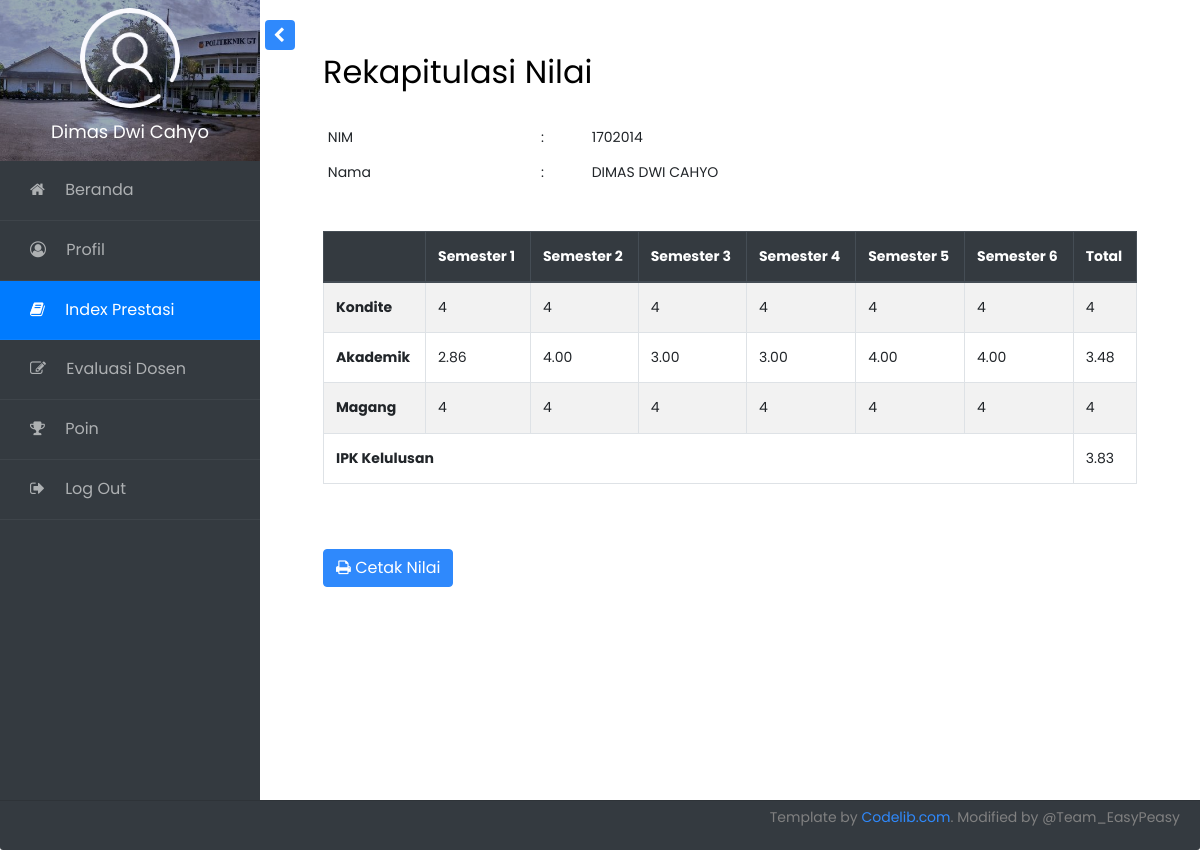
The app's page /index-prestasi/index.php (signed in) with its own data.
### tables this page shows
CREATE TABLE `mahasiswa` (
  `nim` int(11) NOT NULL,
  `nama` text NOT NULL,
  `jeniskelamin` text NOT NULL,
  `programstudi` text NOT NULL,
  `tempatlahir` text NOT NULL,
  `tanggallahir` date NOT NULL,
  `tahunmasuk` int(11) NOT NULL,
  `status` text NOT NULL,
  `kelas` text NOT NULL,
  `password` text NOT NULL,
  `pembimbing` text NOT NULL
);

CREATE TABLE `nilaiakademik` (
  `id` int(11) NOT NULL,
  `nim` int(11) NOT NULL,
  `nama` text NOT NULL,
  `uts` text NOT NULL,
  `uas` text NOT NULL,
  `tugas` text NOT NULL,
  `kuis` text NOT NULL,
  `akhir` text NOT NULL,
  `huruf` text NOT NULL,
  `angka` double NOT NULL,
  `kodemk` text NOT NULL,
  `namamk` text NOT NULL,
  `sks` int(11) NOT NULL,
  `tahunakademik` int(11) NOT NULL,
  `prodi` text NOT NULL,
  `dosen` text NOT NULL,
  `kelas` text NOT NULL,
  `status` text NOT NULL,
  `statusmk` text NOT NULL
);

### config/functions.php (called while the page is built, shortened)
<?php
	$koneksi = mysqli_connect("localhost","root","","sisfo");
	function query($query) {
		global $koneksi;
		$hasil = mysqli_query($koneksi, $query);
		$rows = [];
		while ($row = mysqli_fetch_assoc($hasil)) {
			$rows[] = $row;
		}
		return $rows;
	}
	function cari($keyword){
		$query = "SELECT nama,tahunmasuk FROM mahasiswa WHERE nim = '$keyword'";
		return query($query);
	}
	function panggilNama($nim){
		 if(isset($nim)){
		   $mahasiswa = cari($nim);
		 }
		$namaMahasiswa = $mahasiswa[0]['nama'];
		return $namaMahasiswa;
	}
	function panggilTahun($nim){
		 if(isset($nim)){
		   $mahasiswa = cari($nim);
		 }
		$tahunMasuk = $mahasiswa[0]['tahunmasuk'];
		return $tahunMasuk;
	}
?>

### index-prestasi/index.php (the view, shortened to what this page needs)
<?php
      require '../config/functions.php';
      $nim = $_SESSION['nim'];
      $namaMahasiswa = panggilNama($nim);
      $tahunMasuk = panggilTahun($nim);
      $smt1 = $tahunMasuk . 1;
      $smt2 = $smt1 +1;
      $smt3 = $tahunMasuk +1;
      $smt3 .=1;
      $smt4 = $smt3 +1;
      $smt5 = $tahunMasuk+2;
      $smt5 .=1;
      $smt6 = $smt5 +1;
      $mutu1 = 0.0;
      $jmlsks1 = 0;
      $ipk = query("SELECT * FROM `nilaiakademik` WHERE `nim` = $nim && `tahunakademik`= $smt1");
      foreach ($ipk as $index => $ip) {
            $nim = $ip['nim'];
            $nama = $ip['nama'];
            $mutu1 += $ip['angka']*$ip['sks'];
            $jmlsks1 += $ip['sks'];
          }
      $ip1 = $mutu1/$jmlsks1;
      $ip1 = number_format($ip1,2);
      $mutu2 = 0.0;
      $jmlsks2 = 0;
      $ipk = query("SELECT nim,nama,angka,sks FROM `nilaiakademik` WHERE `nim` = '$nim' && `tahunakademik`= '$smt2'");
      foreach ($ipk as $index => $ip) {
            $mutu2 += $ip['angka']*$ip['sks'];
            $jmlsks2 += $ip['sks'];
          }
      $ip2 = $mutu2/$jmlsks2;
      $ip2 = number_format($ip2,2);
      $mutu3 = 0.0;
      $jmlsks3 = 0;
      $ipk = query("SELECT nim,nama,angka,sks FROM `nilaiakademik` WHERE `nim` = '$nim' && `tahunakademik`= '$smt3'");
      foreach ($ipk as $index => $ip) {
            $mutu3 += $ip['angka']*$ip['sks'];
            $jmlsks3 += $ip['sks'];
          }
      $ip3 = $mutu3/$jmlsks3;
      $ip3 = number_format($ip3,2);
      $mutu4 = 0.0;
      $jmlsks4 = 0;
      $ipk = query("SELECT nim,nama,angka,sks FROM `nilaiakademik` WHERE `nim` = '$nim' && `tahunakademik`= '$smt4'");
      foreach ($ipk as $index => $ip) {
            $mutu4 += $ip['angka']*$ip['sks'];
            $jmlsks4 += $ip['sks'];
          }
      $ip4 = $mutu4/$jmlsks4;
      $ip4 = number_format($ip4,2);
      $mutu5 = 0.0;
      $jmlsks5 = 0;
      $ipk = query("SELECT nim,nama,angka,sks FROM `nilaiakademik` WHERE `nim` = '$nim' && `tahunakademik`= '$smt5'");
      foreach ($ipk as $index => $ip) {
            $mutu5 += $ip['angka']*$ip['sks'];
            $jmlsks5 += $ip['sks'];
          }
      $ip5 = $mutu5/$jmlsks5;
      $ip5 = number_format($ip5,2);
      $mutu6 = 0.0;
      $jmlsks6 = 0;
      $ipk = query("SELECT nim,nama,angka,sks FROM `nilaiakademik` WHERE `nim` = '$nim' && `tahunakademik`= '$smt6'");
      foreach ($ipk as $index => $ip) {
            $mutu6 += $ip['angka']*$ip['sks'];
            $jmlsks6 += $ip['sks'];
          }
      $ip6 = $mutu6/$jmlsks6;
      $ip6 = number_format($ip6,2);
      $ipkum = [$ip1,$ip2,$ip3,$ip4,$ip5,$ip6,];
      $ipksem = array_sum($ipkum)/count($ipkum);
      $ipksem = number_format($ipksem,2);
?>
<!doctype html>
<html lang="en">
  <head>
		<link rel="stylesheet" href="https://stackpath.bootstrapcdn.com/bootstrap/4.4.1/css/bootstrap.min.css">
		<link rel="stylesheet" href="https://stackpath.bootstrapcdn.com/font-awesome/4.7.0/css/font-awesome.min.css">
		<link rel="stylesheet" href="/proyek-sisfo/css/style.css">
  </head>
  <body>
		<div class="wrapper d-flex align-items-stretch">
      <?php include '../_PARTIAL/sidebar.php';?>
      <div class="container">
      <div id="content" class="p-4 p-md-5 pt-5">
        <h2 class="mb-4">Rekapitulasi Nilai</h2>
    <div class="table-responsive">
      <table class="table  table-sm table-borderless">
            <tr>
            <td>NIM</td>
            <td>:</td>
            <td><?= $nim?></td>
          </tr>
          <tr>
            <td>Nama</td>
            <td>:</td>
            <td><?= $nama?></td>
          </tr>
          </table>
          <br>
          <table class="table table-striped table-hover table-bordered">
          <caption></caption>
            <thead class="thead-dark">
            <tr>
              <th scope="col"></th>
              <th scope="col"><a class="text-decoration-none text-white" href="/proyek-sisfo/khs?tahunakademik=<?=$smt1;?>">Semester 1</a></th>
              <th scope="col"><a class="text-decoration-none text-white" href="/proyek-sisfo/khs?tahunakademik=<?=$smt2;?>">Semester 2</a></th>
              <th scope="col"><a class="text-decoration-none text-white" href="/proyek-sisfo/khs?tahunakademik=<?=$smt3;?>">Semester 3</a></th>
              <th scope="col"><a class="text-decoration-none text-white" href="/proyek-sisfo/khs?tahunakademik=<?=$smt4;?>">Semester 4</a></th>
              <th scope="col"><a class="text-decoration-none text-white" href="/proyek-sisfo/khs?tahunakademik=<?=$smt5;?>">Semester 5</a></th>
              <th scope="col"><a class="text-decoration-none text-white" href="/proyek-sisfo/khs?tahunakademik=<?=$smt6;?>">Semester 6</a></th>
              <th scope="col">Total</th>
            </tr>
            </thead>
            <tbody>
             <tr>
              <th scope="row">Kondite</th>
              <td>4</td>
              <td>4</td>
              <td>4</td>
              <td>4</td>
              <td>4</td>
              <td>4</td>
              <td>4</td>
            </tr>
            <tr>
              <th scope="row">Akademik</th>
              <?php for($i=0;$i<=5;$i++) :;?>
              <td><?= $ipkum[$i];?></td>
              <?php endfor;?>
              <td><?=$ipksem?></td>
            </tr>
            <tr>
              <th scope="row">Magang</th>
              <td>4</td>
              <td>4</td>
              <td>4</td>
              <td>4</td>
              <td>4</td>
              <td>4</td>
              <td>4</td>
            </tr>
            <tr>
              <th colspan="7">IPK Kelulusan</th>
              <td><?= number_format((($ipksem+4+4)/3),2)?></td>
            </tr>
            </tbody>
          </table>
          <br>
          <form class="hilang"method="post" action="">
          <button type="submit" name ="cetak"class="btn btn-primary hilang"><i class="fa fa-print" aria-hidden="true"></i> Cetak Nilai</button>
        </form>
    </div>
      </div>
    </div>
		</div>
    <?php include '../_PARTIAL/footer.php'?>
  </body>
</html>

### _PARTIAL/sidebar.php
<?php
$beranda='';
$profil='';
$index_prestasi='';
$evaluasi_dosen='';
$poin='';
$aktif="class='active bg-primary'";
if ($page == "beranda") {
  $beranda = $aktif;
} elseif ($page =="profil"){
  $profil=$aktif;
} elseif ($page =="index"){
  $index_prestasi=$aktif;
} elseif ($page =="khs"){
  $index_prestasi=$aktif;
} elseif ($page =="evaluasi"){
  $evaluasi_dosen=$aktif;
} elseif ($page =="poin"){
  $poin=$aktif;
}
  echo "
	<nav id='sidebar' class='bg-dark'>
				<div class='custom-menu'>
					<button type='button' id='sidebarCollapse' class='btn btn-primary'>
	        </button>
        </div>
	  		<div class='img bg-wrap text-center py-2' style='background-image: url(/proyek-sisfo/images/bg.jpg);'>
	  			<div class='user-logo'>
	  				<div class='img' style='background-image: url(/proyek-sisfo/images/default-logo-2.1.png);'></div>
	  				<h3>$namaMahasiswa</h3>
	  			</div>
	  		</div>
        <ul class='list-unstyled components mb-5'>
          <li $beranda>
            <a href='/proyek-sisfo/'><span class='fa fa-home mr-3'></span> Beranda</a>
          </li>
          <li $profil>
              <a href='/proyek-sisfo/profil/'><span class='fa fa-user-circle-o mr-3'></span> Profil</a>
          </li>
          <li $index_prestasi>
            <a href='/proyek-sisfo/index-prestasi/'><span class='fa fa-book mr-3'></span> Index Prestasi</a>
          </li>
          <li $evaluasi_dosen>
            <a href='/proyek-sisfo/evaluasi-dosen/'><span class='fa fa-pencil-square-o mr-3'></span> Evaluasi Dosen</a>
          </li>
          <li $poin>
            <a href='/proyek-sisfo/poin/'><span class='fa fa-trophy mr-3'></span> Poin</a>
          </li>
          <li>
            <a href='/proyek-sisfo/logout/'><span class='fa fa-sign-out mr-3'></span> Log Out</a>
          </li>
        </ul>
    	</nav>
    	"
 ?>

### records on screen
mahasiswa: nama "Dimas Dwi Cahyo"
nilaiakademik: nim "1702014", nama "DIMAS DWI CAHYO"

### other values on screen
$ipkum[$i] "2.86"
$ipkum[$i] "4.00"
$ipkum[$i] "3.00"
$ipksem "3.48"
